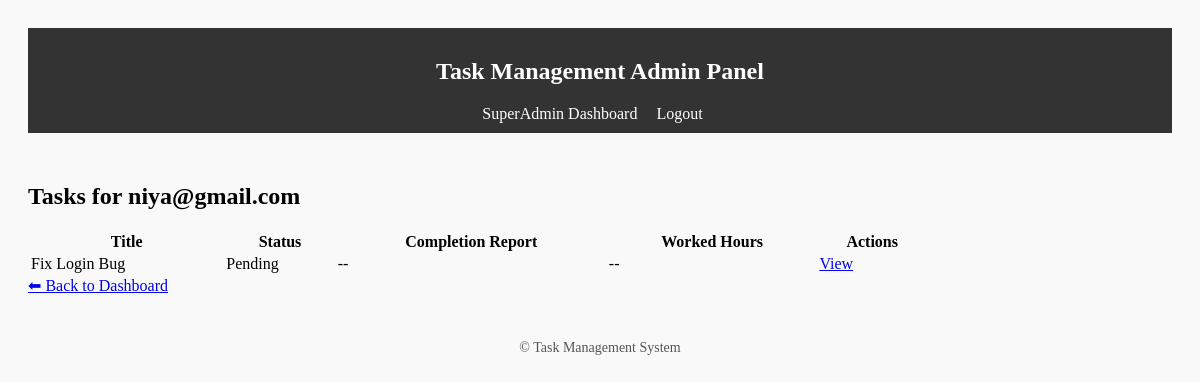
/panel/admin/user/6/ (signed in), run on the app's committed database.
### accounts/models.py (models this page shows, shortened)
class CustomUser(AbstractUser):
    ROLE_CHOICES = (
        ('superadmin', 'SuperAdmin'),
        ('admin', 'Admin'),
        ('user', 'User'),
    )
    role = models.CharField(max_length=20, choices=ROLE_CHOICES, default='user')
    admin = models.ForeignKey("self", null=True, blank=True, limit_choices_to={'role': 'admin'}, on_delete=models.SET_NULL, related_name="assigned_users")

### tasks/models.py (models this page shows, shortened)
class Task(models.Model):
    STATUS_CHOICES = (
        ('pending', 'Pending'),
        ('in_progress', 'In Progress'),
        ('completed', 'Completed'),
    )
    title = models.CharField(max_length=255)
    description = models.TextField(blank=True)
    assigned_admin = models.ForeignKey(
        settings.AUTH_USER_MODEL,
        null=True,
        blank=True,
        on_delete=models.SET_NULL,
        limit_choices_to={'role': 'admin'},
        related_name='admin_tasks'
    )
    assigned_to = models.ForeignKey(
        settings.AUTH_USER_MODEL,
        on_delete=models.CASCADE,
        related_name='tasks',
        limit_choices_to={'role': 'user'},null=True, blank=True)
    due_date = models.DateField(null=True, blank=True)
    status = models.CharField(max_length=20, choices=STATUS_CHOICES, default='pending')
    completion_report = models.TextField(blank=True, null=True)
    worked_hours = models.DecimalField(max_digits=6, decimal_places=2, null=True, blank=True)
    created_at = models.DateTimeField(auto_now_add=True)
    updated_at = models.DateTimeField(auto_now=True)

### admin_panel/views.py (the view)
# urls.py: path("admin/user/<int:user_id>/", views.admin_user_detail, name="admin_user_detail"),
@login_required
def admin_user_detail(request, user_id):
    if request.user.role != "admin":
        return HttpResponseForbidden("Forbidden")
    user_obj = get_object_or_404(CustomUser, id=user_id, admin=request.user)
    tasks = Task.objects.filter(assigned_to=user_obj)
    return render(request, "admin_panel/admin_user_detail.html", {"user_obj": user_obj, "tasks": tasks})

### admin_panel/templates/admin_panel/admin_user_detail.html (shortened to what this page needs)
{% extends "admin_panel/base.html" %}
{% block content %}
<div class="container" style="max-width: 900px; margin-top: 50px;">
    <div class="card shadow-sm p-4">
        <h2 class="mb-4 text-center">Tasks for {{ user_obj.email }}</h2>
        <table class="table table-striped table-hover">
            <thead class="table-dark">
                <tr>
                    <th>Title</th>
                    <th>Status</th>
                    <th>Completion Report</th>
                    <th>Worked Hours</th>
                    <th>Actions</th>
                </tr>
            </thead>
            <tbody>
                {% for task in tasks %}
                <tr>
                    <td>{{ task.title }}</td>
                    <td>{{ task.get_status_display }}</td>
                    <td>{{ task.completion_report|default:"--" }}</td>
                    <td>{{ task.worked_hours|default:"--" }}</td>
                    <td>
                        <a href="{% url 'admin_task_detail' task.id %}" class="btn btn-sm btn-info">View</a>
                    </td>
                </tr>
                {% empty %}
                <tr>
                    <td colspan="5" class="text-center text-muted">No tasks assigned to this user.</td>
                </tr>
                {% endfor %}
            </tbody>
        </table>
        <div class="mt-3 text-center">
            <a href="{% url 'admin_dashboard' %}" class="btn btn-secondary btn-sm">⬅ Back to Dashboard</a>
        </div>
    </div>
</div>
{% endblock %}

### admin_panel/templates/admin_panel/base.html (style rules this page uses)
body { padding: 20px; background: #f9f9f9; }
table { width: 100%; margin-top: 20px; }

### admin_panel/templates/admin_panel/admin_user_detail.html (style rules this page uses)
table th, table td { vertical-align: middle; }

### data on the page
CustomUser: email "niya@gmail.com"
Task: title "Fix Login Bug", status "Pending", completion_report "--", worked_hours "--"
